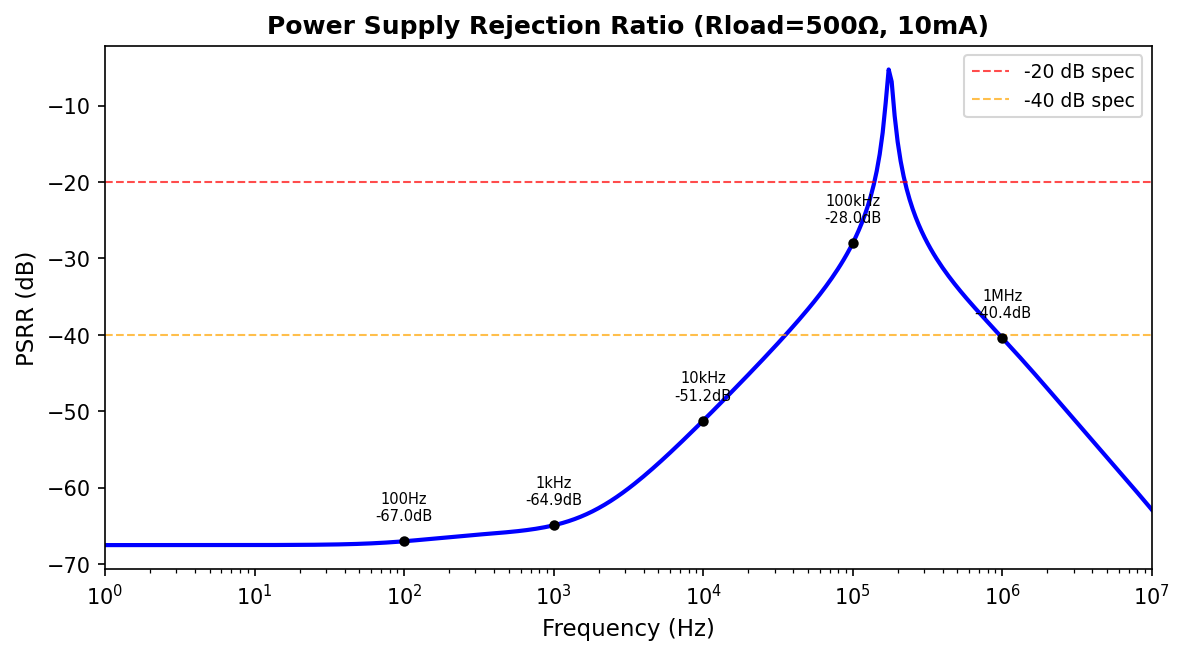

This figure's Python source:
#!/usr/bin/env python3
"""Plot 4: PSRR — Magnitude in dB vs Frequency"""
import matplotlib
matplotlib.use('Agg')
import matplotlib.pyplot as plt
import numpy as np

data = np.loadtxt('plot4_psrr.dat')
freq = data[:, 0]
psrr_db = data[:, 1]

fig, ax = plt.subplots(figsize=(8, 4.5))

ax.semilogx(freq, psrr_db, 'b-', linewidth=2)

# Spec lines
ax.axhline(y=-20, color='r', linestyle='--', linewidth=1, alpha=0.7, label='-20 dB spec')
ax.axhline(y=-40, color='orange', linestyle='--', linewidth=1, alpha=0.7, label='-40 dB spec')

# Key frequency annotations
for f_target, label in [(100, '100Hz'), (1e3, '1kHz'), (10e3, '10kHz'), (100e3, '100kHz'), (1e6, '1MHz')]:
    idx = np.argmin(np.abs(freq - f_target))
    ax.plot(freq[idx], psrr_db[idx], 'ko', markersize=4)
    ax.annotate(f'{label}\n{psrr_db[idx]:.1f}dB', xy=(freq[idx], psrr_db[idx]),
                xytext=(0, 10), textcoords='offset points', fontsize=7, ha='center')

ax.set_xlabel('Frequency (Hz)', fontsize=11)
ax.set_ylabel('PSRR (dB)', fontsize=11)
ax.set_title('Power Supply Rejection Ratio (Rload=500\u03a9, 10mA)', fontsize=12, fontweight='bold')
ax.set_xlim(1, 1e7)
ax.legend(fontsize=9, loc='upper right')
ax.tick_params(axis='both', which='major', labelsize=10)

plt.tight_layout()
plt.savefig('plot_psrr.png', dpi=150, bbox_inches='tight')
print(f'Saved plot_psrr.png  (PSRR_DC={psrr_db[0]:.1f}dB)')
